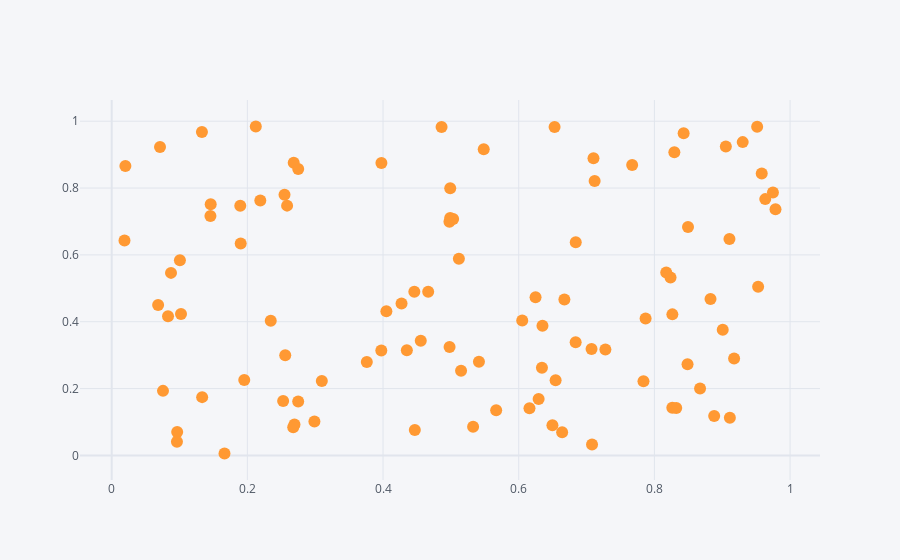

Source (notebook cell):
### Code cell
df.iplot(kind="scatter", x='a', y='b', mode='markers')
